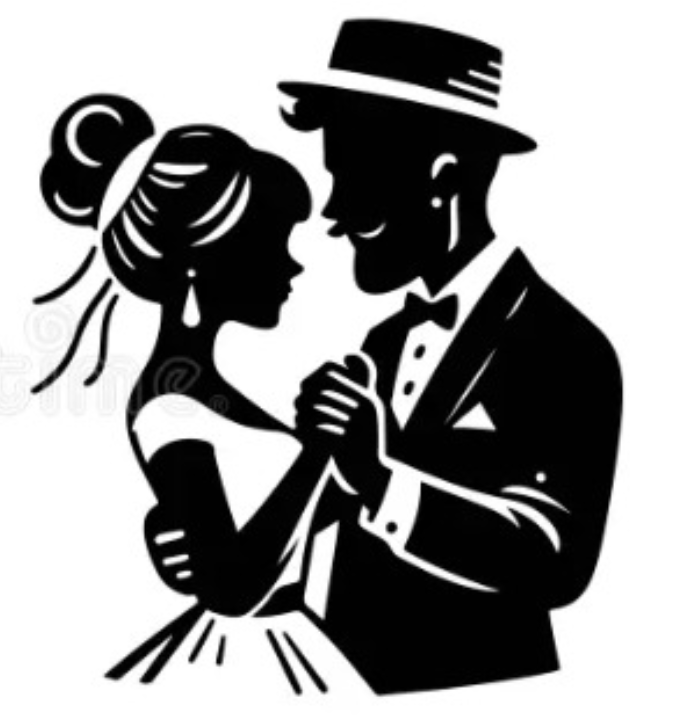
#> input picture input.png, 673 x 719 px; its folder holds only this picture in this run
$ python im2svg.py input.png -o output.svg --mode flat --colors 8 --min-area 25 --epsilon 0.003
#> lines starting #> are read from the running program, lines starting #| are printed output that depends on the picture
#!/usr/bin/env python3
"""
Image to SVG (non-AI) converter.

Two primary modes (plus one stylized mode):
- flat: for flat-color artwork (icons, cartoons). Quantizes colors, extracts regions, and outputs filled SVG paths.
- line: for black-and-white line art (logos, scans). Thresholds image, extracts contours, outputs filled paths (or optional stroked outline).
- lowpoly: stylized triangulation using Delaunay over feature points, polygons filled by average color.

Usage examples:
  python im2svg.py input.png -o output.svg --mode flat --colors 8 --min-area 25 --epsilon 0.003
  python im2svg.py input.png -o output.svg --mode line --invert --adaptive --min-area 15 --epsilon 0.002

Install deps:
  pip install -r requirements.txt

Limitations:
- For photographs, results will be heavy unless colors are reduced aggressively. Consider low-poly stylization as a future enhancement.
- Curve fitting supports polygonal simplification or optional cubic Bezier fitting for smoother curves.
"""
import argparse
import sys
from typing import List, Tuple, Optional, Iterator, Union, Any

import cv2
import numpy as np
import svgwrite
from math import sqrt
try:
    # Optional: use scipy if available for Delaunay; else fallback to cv2.Subdiv2D
    from scipy.spatial import Delaunay  # type: ignore
    _HAS_SCIPY = True
except Exception:  # pragma: no cover
    _HAS_SCIPY = False

# Skeletonization for centerline tracing
try:
    from skimage.morphology import skeletonize  # type: ignore
    _HAS_SKIMAGE = True
except Exception:  # pragma: no cover
    _HAS_SKIMAGE = False

# --------------- Utilities ---------------

# --------------- Artistic Filters ---------------

# [461 lines left out: functions apply_watercolor_effect, apply_sketch_effect, apply_oil_painting_effect, apply_cartoon_effect, apply_artistic_filter, enhance_contrast and 8 more, not called in this run]


def bgr_to_hex(color: np.ndarray) -> str:
    b, g, r = [int(x) for x in color]
    return f"#{r:02x}{g:02x}{b:02x}"


def to_svg_path_d(points: np.ndarray, closed: bool = True) -> str:
    """Construct an SVG path 'd' string from polyline points using straight segments.
    points: (N,2) float32 or float64.
    """
    if points is None or len(points) == 0:
        return ""
    d = [f"M {points[0][0]:.2f},{points[0][1]:.2f}"]
    for p in points[1:]:
        d.append(f"L {p[0]:.2f},{p[1]:.2f}")
    if closed:
        d.append("Z")
    return " ".join(d)


def simplify_poly(contour: np.ndarray, epsilon_ratio: float = 0.002) -> np.ndarray:
    """Simplify contour to fewer points using Ramer–Douglas–Peucker.
    contour: (N,1,2) int32/float -> returns (M,2) float32
    epsilon = epsilon_ratio * perimeter
    """
    if contour is None or len(contour) == 0:
        return np.empty((0, 2), dtype=np.float32)
    perim = cv2.arcLength(contour, True)
    epsilon = float(epsilon_ratio) * max(perim, 1.0)
    approx = cv2.approxPolyDP(contour, epsilon, True)
    return approx[:, 0, :].astype(np.float32)


# [179 lines left out: functions max_poly_error, recursive_fit_beziers, _neighbors8, _degree, skeleton_centerlines, rdp_polyline, not called in this run]


# --------------- Flat-color pipeline ---------------

def extract_dominant_colors(img_bgr: np.ndarray, k: int = 8, method: str = "kmeans") -> Tuple[np.ndarray, np.ndarray]:
    """Extract dominant colors using advanced techniques.

    Args:
        img_bgr: Input BGR image
        k: Number of colors to extract
        method: 'kmeans' (default), 'median_cut', or 'octree'

    Returns:
        Tuple of (quantized BGR image, label map)
    """
    if method == "median_cut":
        return median_cut_quantize(img_bgr, k)
    elif method == "octree":
        return octree_quantize(img_bgr, k)
    else:
        return kmeans_quantize_bgr(img_bgr, k)


# [77 lines left out: functions median_cut_quantize, octree_quantize, not called in this run]


def kmeans_quantize_bgr(img_bgr: np.ndarray, k: int = 8, attempts: int = 3) -> Tuple[np.ndarray, np.ndarray]:
    """Quantize image colors with k-means in CIELAB space and return quantized BGR image and label map."""
    img_lab = cv2.cvtColor(img_bgr, cv2.COLOR_BGR2LAB)
    Z = img_lab.reshape((-1, 3)).astype(np.float32)
    criteria = (cv2.TERM_CRITERIA_EPS + cv2.TERM_CRITERIA_MAX_ITER, 30, 1.0)
    _compactness, labels, centers = cv2.kmeans(
        Z, K=k, bestLabels=None, criteria=criteria, attempts=attempts, flags=cv2.KMEANS_PP_CENTERS
    )
    centers = centers.astype(np.uint8)
    quant_lab = centers[labels.flatten()].reshape(img_lab.shape)
    quant_bgr = cv2.cvtColor(quant_lab, cv2.COLOR_LAB2BGR)
    label_map = labels.reshape(img_lab.shape[:2])
    return quant_bgr, label_map


def build_color_masks(quant_bgr: np.ndarray) -> List[Tuple[np.ndarray, np.ndarray]]:
    """Return list of (bgr_color, mask) for each unique color in quantized image."""
    h, w, _ = quant_bgr.shape
    # Hash BGR into a 24-bit int to identify unique colors
    ids = (quant_bgr[:, :, 0].astype(np.int32)
           + 256 * quant_bgr[:, :, 1].astype(np.int32)
           + 256 * 256 * quant_bgr[:, :, 2].astype(np.int32))
    unique_ids, inv = np.unique(ids, return_inverse=True)
    inv = inv.reshape((h, w))

    results = []
    for idx, uid in enumerate(unique_ids):
        mask = (inv == idx).astype(np.uint8) * 255
        # Recover BGR from uid
        b = uid % 256
        g = (uid // 256) % 256
        r = (uid // (256 * 256)) % 256
        results.append((np.array([b, g, r], dtype=np.uint8), mask))
    return results


# [140 lines left out: functions detect_gradient_regions, analyze_gradient_direction, create_gradient_id, not called in this run]


def vectorize_flat(
    img_bgr: np.ndarray,
    k_colors: int = 8,
    min_area: int = 25,
    epsilon_ratio: float = 0.003,
    close_kernel: int = 3,
    fill_rule: str = "evenodd",
    bezier: bool = False,
    bezier_seglen: int = 16,
    bezier_recursive: bool = False,
    bezier_maxerr: float = 2.0,
    smoothness: int = 0,
    color_method: str = "kmeans",
    detect_gradients: bool = False,
    gradient_threshold: float = 25.0,
    detect_patterns: bool = False,
    pattern_type: str = "auto",
) -> Iterator[Tuple[str, str, dict]]:
    """Yields (path_d, fill_hex, gradient_info) for flat-color vectorization.

    Enhancements:
    - Multiple color quantization methods
    - Gradient fill detection and rendering
    - Contour hierarchy support
    - Optimized performance

    Performance optimizations:
    - Cached bilateral filtering
    - Early area filtering
    - Optimized contour retrieval

    Returns:
        Iterator yielding tuples of (path_d, fill_hex, gradient_info)
        gradient_info is None for solid colors, or a dict with gradient data
    """

    # Pre-process image with bilateral filter to smooth colors while keeping edges
    if smoothness > 0:
        d = max(3, smoothness)
        sigma_color = float(smoothness) * 10.0
        sigma_space = float(smoothness) * 2.0
        iters = 1 if smoothness < 5 else 2
        temp = img_bgr
        for _ in range(iters):
            temp = cv2.bilateralFilter(temp, d=d, sigmaColor=sigma_color, sigmaSpace=sigma_space)
        img_bgr = temp

    # Use advanced color extraction if specified
    quant_bgr, _label_map = extract_dominant_colors(img_bgr, k=k_colors, method=color_method)
    color_masks = build_color_masks(quant_bgr)

    # Sort by area descending to paint large regions first
    # Early filter: skip masks with area below minimum
    areas_masks = []
    for bgr, mask in color_masks:
        area = int(mask.sum() // 255)
        if area >= min_area:  # Early filtering
            areas_masks.append((area, bgr, mask))
    areas_masks.sort(key=lambda x: x[0], reverse=True)

    # Pre-create kernel once if needed
    kernel = np.ones((close_kernel, close_kernel), np.uint8) if close_kernel > 1 else None

    for area, bgr, mask in areas_masks:
        # Apply morphological closing if kernel exists
        mask2 = mask
        if kernel is not None:
            mask2 = cv2.morphologyEx(mask2, cv2.MORPH_CLOSE, kernel, iterations=1)

        # Use RETR_EXTERNAL for simpler hierarchy (performance boost)
        # Only use RETR_CCOMP if we need holes
        contours, _ = cv2.findContours(mask2, cv2.RETR_EXTERNAL, cv2.CHAIN_APPROX_SIMPLE)

        if not contours:
            continue

        # Check if this region has a gradient or pattern (if detection enabled)
        gradient_info = None
        if len(contours) > 0:
            main_contour = max(contours, key=cv2.contourArea)

            # Check for patterns first
            if detect_patterns:
                pattern_info = detect_texture_pattern(img_bgr, mask2)
                if pattern_info:
                    gradient_info = pattern_info

            # If no pattern, check for gradients
            if gradient_info is None and detect_gradients:
                has_gradient = detect_gradient_regions(img_bgr, mask2, gradient_threshold)
                if has_gradient:
                    # Analyze gradient direction and colors
                    gradient_info = analyze_gradient_direction(img_bgr, mask2, main_contour)

        d_parts = []
        for cnt in contours:
            # Quick area check before expensive operations
            cnt_area = cv2.contourArea(cnt)
            if cnt_area < min_area:
                continue

            approx = simplify_poly(cnt, epsilon_ratio)
            if len(approx) < 3:  # Need at least 3 points for a valid polygon
                continue

            if bezier:
                if bezier_recursive:
                    beziers = recursive_fit_beziers(approx, max_err=bezier_maxerr, min_seg=max(6, int(bezier_seglen)))
                else:
                    beziers = polyline_to_beziers(approx, seg_len=bezier_seglen)
                d = beziers_to_path_d(beziers, closed=True)
            else:
                d = to_svg_path_d(approx, closed=True)
            if d:
                d_parts.append(d)

        if d_parts:
            yield (" ".join(d_parts), bgr_to_hex(bgr), gradient_info)


# --------------- Line-art pipeline ---------------

# [579 lines left out: functions detect_contour_hierarchy, estimate_variable_stroke_width, smooth_stroke_widths, threshold_line_art, vectorize_line, adaptive_point_sampling and 10 more, not called in this run]


# --------------- SVG Gradients & Effects ---------------

def bgr_to_hex(bgr: np.ndarray) -> str:
    """Convert BGR color to hex string.

    Args:
        bgr: BGR color array [B, G, R]

    Returns:
        Hex color string like '#rrggbb'
    """
    b, g, r = int(bgr[0]), int(bgr[1]), int(bgr[2])
    return f"#{r:02x}{g:02x}{b:02x}"


# [594 lines left out: functions create_linear_gradient, create_radial_gradient, create_drop_shadow_filter, extract_color_palette, analyze_color_temperature, rgb_to_hsl and 11 more, not called in this run]


# --------------- SVG writer & Streaming ---------------

def stream_svg(
    width: int,
    height: int,
    shapes_iterator: Iterator[Any],
    fill_rule: str = "evenodd",
    enable_effects: bool = False
) -> Iterator[str]:
    """Yield SVG parts as strings: header, defs (gradients/filters), shapes, footer."""
    yield f'<svg baseProfile="full" height="{height}" version="1.1" viewBox="0 0 {width} {height}" width="{width}" xmlns="http://www.w3.org/2000/svg" xmlns:ev="http://www.w3.org/2001/xml-events" xmlns:xlink="http://www.w3.org/1999/xlink" shape-rendering="geometricPrecision">'

    # Collect all shapes and gradients first
    gradients = {}
    shapes = []

    for item in shapes_iterator:
        item_len = len(item)

        if item_len == 3:
            # Flat mode: (d, fill_hex, gradient_info) where gradient_info can be None or dict
            d, fill_hex, gradient_info = item
            shapes.append(('path_grad', d, fill_hex, gradient_info))

            # Collect gradient definition if present
            if gradient_info is not None and isinstance(gradient_info, dict):
                colors = gradient_info['colors']
                grad_id = create_gradient_id(colors[0], colors[1], gradient_info['type'])
                if grad_id not in gradients:
                    color1_hex = bgr_to_hex(colors[0])
                    color2_hex = bgr_to_hex(colors[1])
                    if gradient_info['type'] == 'linear':
                        gradients[grad_id] = create_linear_gradient(grad_id, color1_hex, color2_hex, gradient_info['angle'])
                    elif gradient_info['type'] == 'radial':
                        gradients[grad_id] = create_radial_gradient(grad_id, color1_hex, color2_hex)

        elif item_len == 4:
            # Line mode: (d, fill_hex, stroke_hex, stroke_width)
            shapes.append(('line', item[0], item[1], item[2], item[3]))

        elif item_len == 2:
            # Check if it's path or polygon
            first, second = item
            if isinstance(first, list):
                # Polygon: (points_list, fill_hex)
                shapes.append(('polygon', first, second))
            else:
                # Path: (d, fill_hex) - old format
                shapes.append(('path', first, second))

    # Output defs section if we have gradients or effects
    if gradients or enable_effects:
        yield '<defs>'
        for grad_def in gradients.values():
            yield grad_def
        if enable_effects:
            yield create_drop_shadow_filter("shadow", 2.0, 0.5)
        yield '</defs>'

    # Output all shapes
    for shape_data in shapes:
        shape_type = shape_data[0]

        if shape_type == 'path_grad':
            d, fill_hex, gradient_info = shape_data[1], shape_data[2], shape_data[3]
            if gradient_info is not None and isinstance(gradient_info, dict):
                colors = gradient_info['colors']
                info_type = gradient_info['type']

                if info_type in ['linear', 'radial']:
                    fill_id = create_gradient_id(colors[0], colors[1], info_type)
                elif info_type in ['dots', 'stripes', 'checkerboard', 'crosshatch', 'grid']:
                    if len(colors) >= 2:
                        fill_id = create_pattern_id(info_type, colors[0], colors[1])
                    else:
                        fill_id = create_pattern_id(info_type, colors[0])
                else:
                    fill_id = None

                fill_attr = f'url(#{fill_id})' if fill_id else fill_hex
            else:
                fill_attr = fill_hex
            yield f'<path d="{d}" fill="{fill_attr}" stroke="none" fill-rule="{fill_rule}" />'

        elif shape_type == 'path':
            d, fill = shape_data[1], shape_data[2]
            yield f'<path d="{d}" fill="{fill}" stroke="none" fill-rule="{fill_rule}" />'

        elif shape_type == 'polygon':
            pts, fill = shape_data[1], shape_data[2]
            pts_str = " ".join([f"{x:.2f},{y:.2f}" for x,y in pts])
            yield f'<polygon points="{pts_str}" fill="{fill}" stroke="none" />'

        elif shape_type == 'line':
            d, fill, stroke, width = shape_data[1], shape_data[2], shape_data[3], shape_data[4]
            if fill != "none":
                yield f'<path d="{d}" fill="{fill}" stroke="none" fill-rule="{fill_rule}" />'
            if stroke != "none" and width > 0:
                yield f'<path d="{d}" fill="none" stroke="{stroke}" stroke-width="{width:.2f}" stroke-linecap="round" stroke-linejoin="round" />'

    yield '</svg>'


# [33 lines left out: functions build_svg_string, write_svg, not called in this run]


# --------------- CLI ---------------

def parse_args(argv: List[str]) -> argparse.Namespace:
    p = argparse.ArgumentParser(description="Convert raster images to SVG without AI.")

    def apply_quality(ns: argparse.Namespace):
        if not getattr(ns, "quality", None):
            return ns
        q = ns.quality
        # Defaults that we may override; we only set if user didn't explicitly pass
        def set_if_none(name, val):
            if getattr(ns, name) == p.get_default(name):
                setattr(ns, name, val)
        if q == "low":
            set_if_none("epsilon", 0.006)
            set_if_none("bezier", True)
            set_if_none("bezier_recursive", False)
            set_if_none("bezier_seglen", 24)
            set_if_none("bezier_maxerr", 2.5)
            if getattr(ns, "mode", "flat") == "flat":
                set_if_none("colors", 6)
        elif q == "medium":
            set_if_none("epsilon", 0.003)
            set_if_none("bezier", True)
            set_if_none("bezier_recursive", True)
            set_if_none("bezier_seglen", 16)
            set_if_none("bezier_maxerr", 1.8)
            if getattr(ns, "mode", "flat") == "flat":
                set_if_none("colors", 8)
        elif q == "high":
            set_if_none("epsilon", 0.0015)
            set_if_none("bezier", True)
            set_if_none("bezier_recursive", True)
            set_if_none("bezier_seglen", 10)
            set_if_none("bezier_maxerr", 1.0)
            if getattr(ns, "mode", "flat") == "flat":
                set_if_none("colors", 12)
        return ns
    p.add_argument("input", help="Input image path (png/jpg/etc)")
    p.add_argument("-o", "--output", required=True, help="Output SVG path")
    p.add_argument("--mode", choices=["flat", "line", "lowpoly"], default="flat", help="Vectorization mode")
    p.add_argument("--quality", choices=["low","medium","high"], help="Quality preset")

    # Flat mode
    p.add_argument("--colors", type=int, default=8, help="Number of colors for quantization (flat mode)")
    p.add_argument("--min-area", type=int, default=20, help="Minimum contour area to keep (px^2)")
    p.add_argument("--epsilon", type=float, default=0.003, help="RDP simplification ratio relative to perimeter")
    p.add_argument("--close-kernel", type=int, default=3, help="Morphological closing kernel size")
    p.add_argument("--fill-rule", choices=["nonzero", "evenodd"], default="evenodd", help="Fill rule for complex paths")
    p.add_argument("--smoothness", type=int, default=0, help="Bilateral filter smoothness (0-10)")

    # Line mode
    p.add_argument("--adaptive", action="store_true", help="Use adaptive thresholding (line mode)")
    p.add_argument("--thresh", type=int, default=-1, help="Fixed threshold 0-255; -1 uses Otsu (line mode)")
    p.add_argument("--invert", action="store_true", help="Invert threshold result (ink=white->black)")
    p.add_argument("--blur", type=int, default=0, help="Gaussian blur kernel size prior to thresholding (line mode)")

    # Bezier options (flat/line)
    p.add_argument("--bezier", action="store_true", help="Fit cubic Beziers for smoother curves")
    p.add_argument("--bezier-seglen", type=int, default=16, help="Polyline points per Bezier segment")
    p.add_argument("--bezier-recursive", action="store_true", help="Use recursive error-based Bezier splitting")
    p.add_argument("--bezier-maxerr", type=float, default=2.0, help="Max fitting error (px) for recursive Bezier")

    # Line output style
    p.add_argument("--line-output", choices=["fill","stroke","both"], default="fill", help="How to render line mode")
    p.add_argument("--stroke-color", default="#000000", help="Stroke color for line mode")
    p.add_argument("--stroke-width-scale", type=float, default=1.0, help="Scale factor for estimated stroke width")
    p.add_argument("--no-centerline", action="store_true", help="Disable skeletonized centerline stroke tracing")
    p.add_argument("--centerline-prune", type=int, default=8, help="Prune centerline paths shorter than this length")
    p.add_argument("--centerline-rdp", type=float, default=0.0, help="RDP simplify epsilon for centerline polylines")

    # Low-poly mode options
    p.add_argument("--points", type=int, default=1000, help="Number of feature/sample points for low-poly mode")
    p.add_argument("--tri-blur", type=int, default=1, help="Box blur radius before sampling (low-poly)")

    ns = p.parse_args(argv)
    ns = apply_quality(ns)
    return ns


def main(argv: List[str]) -> int:
    args = parse_args(argv)
    img_bgr = cv2.imread(args.input, cv2.IMREAD_COLOR)
#> img_bgr is the input picture: shape (719, 673, 3); mean B, G, R 148.7, 148.7, 148.7
    if img_bgr is None:
        print("ERROR: Failed to read input image", file=sys.stderr)
        return 2
    h, w = img_bgr.shape[:2]
#> h = 719; w = 673

    # Use the new streaming approach directly for CLI as well
    if args.mode == "flat":
        gen = vectorize_flat(
           img_bgr,
           k_colors=max(2, int(args.colors)),
           min_area=max(1, int(args.min_area)),
           epsilon_ratio=max(1e-5, float(args.epsilon)),
           close_kernel=max(0, int(args.close_kernel)),
           fill_rule=args.fill_rule,
           bezier=bool(args.bezier),
           bezier_seglen=max(4, int(args.bezier_seglen)),
           bezier_recursive=bool(args.bezier_recursive),
           bezier_maxerr=float(args.bezier_maxerr),
           smoothness=int(args.smoothness),
        )
    elif args.mode == "line":
        gen = vectorize_line(
            img_bgr,
            adaptive=bool(args.adaptive),
            thresh=int(args.thresh),
            invert=bool(args.invert),
            blur=int(args.blur),
            min_area=max(1, int(args.min_area)),
            epsilon_ratio=max(1e-5, float(args.epsilon)),
            close_kernel=max(0, int(args.close_kernel)),
            bezier=bool(args.bezier),
            bezier_seglen=max(4, int(args.bezier_seglen)),
            bezier_recursive=bool(args.bezier_recursive),
            bezier_maxerr=float(args.bezier_maxerr),
            line_output=str(args.line_output),
            stroke_color=str(args.stroke_color),
            stroke_width_scale=float(args.stroke_width_scale),
            centerline=not bool(args.no_centerline),
            centerline_prune=int(args.centerline_prune),
            centerline_rdp=float(args.centerline_rdp),
        )
    else:  # lowpoly
        gen = lowpoly(img_bgr, num_points=int(args.points), blur=int(args.tri_blur))

    # Stream to file
    with open(args.output, "w") as f:
        for chunk in stream_svg(w, h, gen, fill_rule=args.fill_rule):
            f.write(chunk)
#> this loop made 10 passes
#> chunk on pass 10: '</svg>'
#> pass 1, in kmeans_quantize_bgr, `label_map = labels.reshape(img_lab.shape[:2])`:
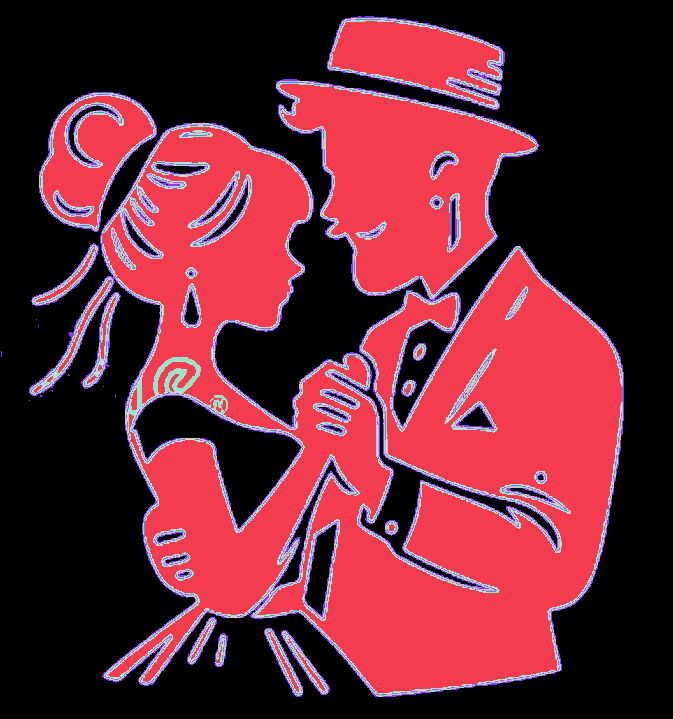
#> label_map: shape (719, 673) int32; 8 distinct labels, from 0 to 7; one colour per label, 0 black

    print(f"Wrote {args.output}")
    return 0


if __name__ == "__main__":
    raise SystemExit(main(sys.argv[1:]))
#> (the program exits here)
